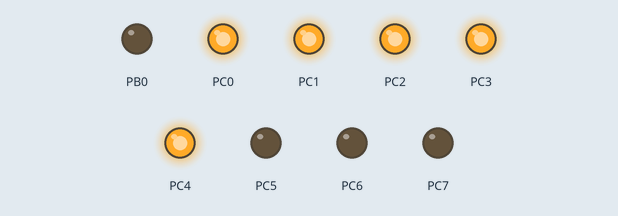
Bench run of a program on a simulated ATmega128, built with avr-gcc and emulated at 16 MHz. Shown: output pins drawn as LEDs (lit = HIGH).

Above: at 0.3 s.
At 2.2 s:
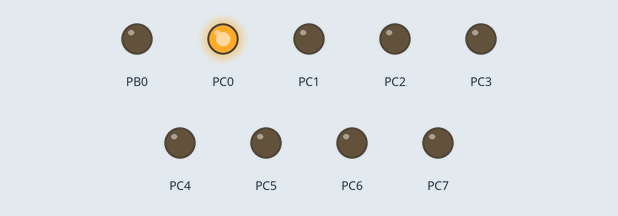
At 2.8 s:
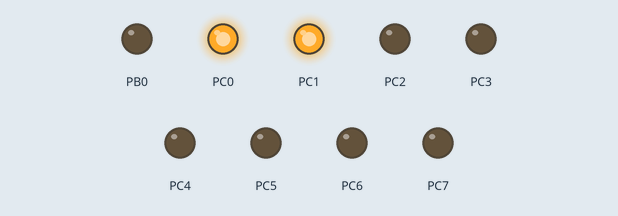
At 5.3 s:
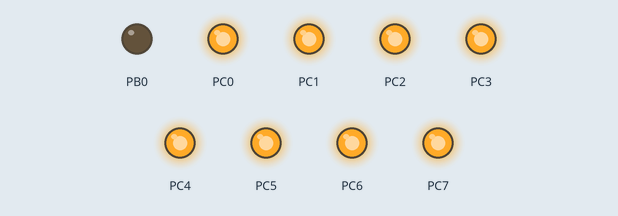
At 8.77 s:
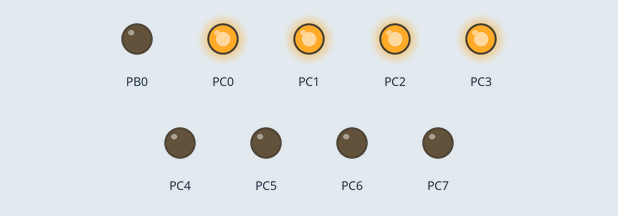
At 11.1 s:
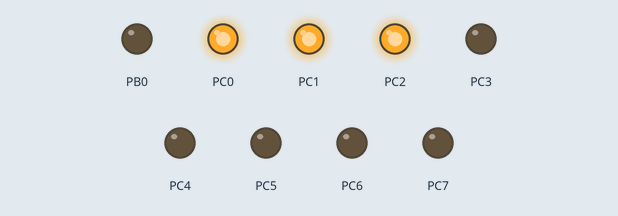
Timing chart, 0 to 11.7 s (numbered marks = the images above):
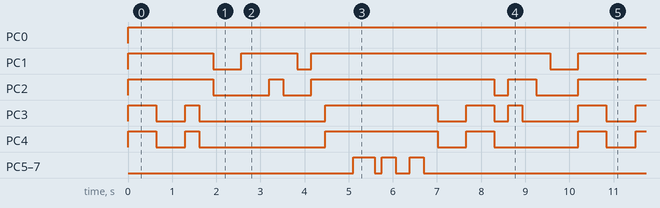

Measured:
- by itself, PC0: LOW → HIGH at 0.00 s
- by itself, PC1: repeats every 10.2 s: LOW 0.63 s, HIGH 1.3 s, LOW 0.32 s, HIGH 5.4 s, LOW 0.63 s, HIGH 1.9 s
- by itself, PC2: repeats every 10.2 s: LOW 1.3 s, HIGH 0.32 s, LOW 0.63 s, HIGH 4.1 s, LOW 0.32 s, HIGH 0.63 s, LOW 0.95 s, HIGH 1.9 s
- by itself, PC4: repeats every 10.2 s: LOW 0.66 s, HIGH 0.32 s, LOW 2.9 s, HIGH 2.6 s, LOW 0.64 s, HIGH 0.64 s, LOW 1.9 s, HIGH 0.64 s
- by itself, PC5–7: repeats every 10.2 s: LOW 0.16 s, HIGH 0.32 s, LOW 0.32 s, HIGH 0.32 s, LOW 8.6 s, HIGH 0.48 s
- by itself, PC3: repeats every 10.2 s: LOW 0.66 s, HIGH 0.32 s, LOW 2.9 s, HIGH 2.6 s, LOW 0.64 s, HIGH 0.64 s, LOW 0.32 s, HIGH 0.32 s, LOW 1.3 s, HIGH 0.64 s

The program:

main.c
```c
#include <avr/io.h>
#include <avr/interrupt.h>
#define F_CPU 16000000UL
#define __DELAY_BACKWARD_COMPATIBLE__
#include <util/delay.h>

#define DO 0
#define RE 1
#define MI 2
#define FA 3
#define SOL 4
#define RA 5
#define SI 6
#define DDO 7
#define REST 8
#define EOS -1

#define ON 0
#define OFF 1

#define N2 1250
#define N4  (N2/2)
#define N8 (N2/4)
#define N16 (N2/8)
#define N8N16 (N8+N16)
#define R 1

volatile int state, tone;
char f_table[] = {17, 43, 66, 77, 97, 114, 129, 137, 255};
int song[] = {SOL, MI, REST, MI, SOL, MI, DO, RE, MI, RE, DO, MI, SOL, DDO, SOL, DDO, SOL, DDO, SOL, MI, SOL, RE, FA, MI, RE, DO, EOS};
int time[] = {N4, N8, R, N8, N8, N8, N4, N4, N8, N8, N8, N8, N4, N8N16, N16, N8, N8, N8, N8, N4, N4, N8, N8, N8, N8, N4, N4};
char LED[] = {0x01, 0x03, 0x07, 0x0f, 0x1f, 0x3f, 0x7f, 0xff, 0x00};

ISR (TIMER0_OVF_vect)
{
	TCNT0 = f_table[tone];
	if (state == OFF)
	{
		PORTB |= 1 << 4;
		state = ON;
	}
	else
	{
		PORTB &= ~(1<<4);
		state = OFF;
	}
}

int main(void)
{
	int i = 0;
	DDRC = 0xff;
	DDRB |= 0x1;
	TCCR0 = 0x03;
	TIMSK = 0x01;
	TCNT0 = f_table[song[i]];
	sei();

	while(1)
	{
		i = 0;
		do{
			tone = song[i];
			if(tone == REST) PORTC = LED[song[i-1]]; //RESTÀÏ ¶§, ÀÌÀü À½°è Á¤º¸ Display
			else PORTC = LED[tone];					 //ÇöÁ¦ À½°è Á¤º¸ Display
			_delay_ms(time[i++]);
		}while(song[i]!=EOS); //EOS == End Of Song
	}
}
```
